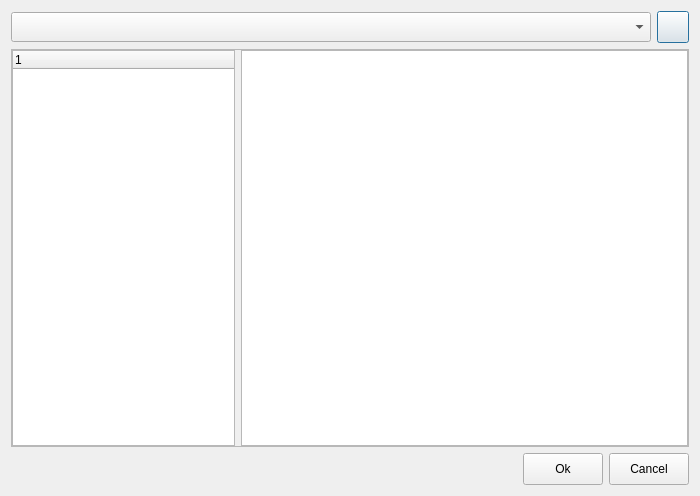
<?xml version="1.0" encoding="UTF-8"?>
<ui version="4.0">
 <class>ResourceDialog</class>
 <widget class="QDialog" name="ResourceDialog">
  <property name="geometry">
   <rect>
    <x>0</x>
    <y>0</y>
    <width>700</width>
    <height>496</height>
   </rect>
  </property>
  <property name="windowTitle">
   <string>Select Resource</string>
  </property>
  <layout class="QVBoxLayout" name="verticalLayout">
   <item>
    <widget class="QFrame" name="frame">
     <property name="frameShape">
      <enum>QFrame::NoFrame</enum>
     </property>
     <property name="frameShadow">
      <enum>QFrame::Raised</enum>
     </property>
     <layout class="QHBoxLayout" name="horizontalLayout">
      <property name="leftMargin">
       <number>0</number>
      </property>
      <property name="topMargin">
       <number>0</number>
      </property>
      <property name="rightMargin">
       <number>0</number>
      </property>
      <property name="bottomMargin">
       <number>0</number>
      </property>
      <item>
       <widget class="QComboBox" name="mComboBoxResources">
        <property name="minimumSize">
         <size>
          <width>0</width>
          <height>30</height>
         </size>
        </property>
        <property name="maximumSize">
         <size>
          <width>16777215</width>
          <height>30</height>
         </size>
        </property>
       </widget>
      </item>
      <item>
       <widget class="QPushButton" name="mButtonOpen">
        <property name="minimumSize">
         <size>
          <width>32</width>
          <height>32</height>
         </size>
        </property>
        <property name="maximumSize">
         <size>
          <width>32</width>
          <height>32</height>
         </size>
        </property>
        <property name="text">
         <string/>
        </property>
       </widget>
      </item>
     </layout>
    </widget>
   </item>
   <item>
    <widget class="QFrame" name="frame_3">
     <property name="frameShape">
      <enum>QFrame::StyledPanel</enum>
     </property>
     <property name="frameShadow">
      <enum>QFrame::Raised</enum>
     </property>
     <layout class="QHBoxLayout" name="horizontalLayout_3">
      <property name="leftMargin">
       <number>0</number>
      </property>
      <property name="topMargin">
       <number>0</number>
      </property>
      <property name="rightMargin">
       <number>0</number>
      </property>
      <property name="bottomMargin">
       <number>0</number>
      </property>
      <item>
       <widget class="QTreeWidget" name="mTree">
        <property name="sizePolicy">
         <sizepolicy hsizetype="Expanding" vsizetype="Expanding">
          <horstretch>1</horstretch>
          <verstretch>0</verstretch>
         </sizepolicy>
        </property>
        <column>
         <property name="text">
          <string notr="true">1</string>
         </property>
        </column>
       </widget>
      </item>
      <item>
       <widget class="QListWidget" name="mList">
        <property name="sizePolicy">
         <sizepolicy hsizetype="Expanding" vsizetype="Expanding">
          <horstretch>2</horstretch>
          <verstretch>0</verstretch>
         </sizepolicy>
        </property>
       </widget>
      </item>
     </layout>
    </widget>
   </item>
   <item>
    <widget class="QFrame" name="frame_2">
     <property name="frameShape">
      <enum>QFrame::NoFrame</enum>
     </property>
     <property name="frameShadow">
      <enum>QFrame::Raised</enum>
     </property>
     <layout class="QHBoxLayout" name="horizontalLayout_2">
      <property name="leftMargin">
       <number>0</number>
      </property>
      <property name="topMargin">
       <number>0</number>
      </property>
      <property name="rightMargin">
       <number>0</number>
      </property>
      <property name="bottomMargin">
       <number>0</number>
      </property>
      <item>
       <spacer name="horizontalSpacer">
        <property name="orientation">
         <enum>Qt::Horizontal</enum>
        </property>
        <property name="sizeHint" stdset="0">
         <size>
          <width>40</width>
          <height>20</height>
         </size>
        </property>
       </spacer>
      </item>
      <item>
       <widget class="QPushButton" name="mButtonOk">
        <property name="minimumSize">
         <size>
          <width>0</width>
          <height>32</height>
         </size>
        </property>
        <property name="maximumSize">
         <size>
          <width>16777215</width>
          <height>32</height>
         </size>
        </property>
        <property name="text">
         <string>Ok</string>
        </property>
       </widget>
      </item>
      <item>
       <widget class="QPushButton" name="mButtonCancel">
        <property name="minimumSize">
         <size>
          <width>0</width>
          <height>32</height>
         </size>
        </property>
        <property name="maximumSize">
         <size>
          <width>16777215</width>
          <height>32</height>
         </size>
        </property>
        <property name="text">
         <string>Cancel</string>
        </property>
       </widget>
      </item>
     </layout>
    </widget>
   </item>
  </layout>
 </widget>
 <resources/>
 <connections/>
</ui>
